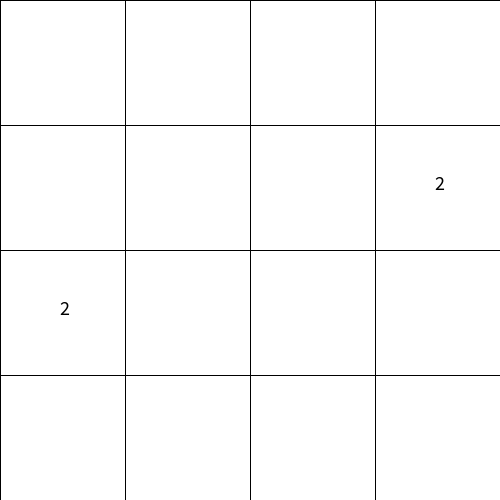
Frame 1 (no input)
Frame 60 (the mouse pressed at the canvas centre just before this capture): identical to frame 1, image omitted
Frame 120 (the mouse held since frame 60 and released just before this capture): identical to frame 1, image omitted

The Processing sketch that drew this single still picture (run headless with seeded random() and noise(); from frame 60 on, the mouse is pressed at the canvas centre):

// Processing sketch: TwentyFortyEight
// ── TwentyFortyEight.pde
int[][] grid = new int[4][4];
void setup() {
    size(500,500);
    startGame();
}
void draw() {
    drawGrid();
    showSquares();
}
void drawGrid(){
    for (int i = 0; i<width; i+=125) {
        for (int j = 0; j<height; j+=125) {
            fill(255);
            rect(i,j,125,125);
        }
    }
}
void showSquares() {
    for (int x = 0; x<grid.length; x++) {
        for (int y = 0; y<grid[x].length; y++) {
            if (grid[x][y]>0) {
              fill(0);
              textSize(20);
                text(grid[x][y], 60+(125*x), 65+(125*y));
            }
        }
    }
}
void startGame() {
    grid[3][int(random(3))] = 2;
    grid[int(random(2))][int(random(3))] = 2;
}
void moveUp() {
    for (int x = 0; x<grid.length; x++) {
        for (int y = 1; y<grid[x].length; y++) {    
            grid[x][y-1] += grid[x][y];
            grid[x][y] = 0;
        }
    }    
}
void moveDown() {
    for (int x = 0; x<grid.length; x++) {
        for (int y = 0; y<grid[x].length-1; y++) {    
            grid[x][y+1] += grid[x][y];
            grid[x][y] = 0;
        }
    }    
}
void moveLeft() {
    for (int x = 1; x<grid.length; x++) {
        for (int y = 0; y<grid[x].length; y++) {    
            grid[x-1][y] += grid[x][y];
            grid[x][y] = 0;
        }
    }    
}
void moveRight() {
    for (int x = 0; x<grid.length-1; x++) {
        for (int y = 0; y<grid[x].length; y++) {    
            grid[x+1][y] += grid[x][y];
            grid[x][y] = 0;
        }
    }    
}
void keyPressed() {
    if (keyCode==UP) {
        moveUp();
    } else if (keyCode==LEFT) {
        moveLeft();
    } else if (keyCode==RIGHT) {
        moveRight();
    } else if (keyCode==DOWN) {
        moveDown();
    }

}
